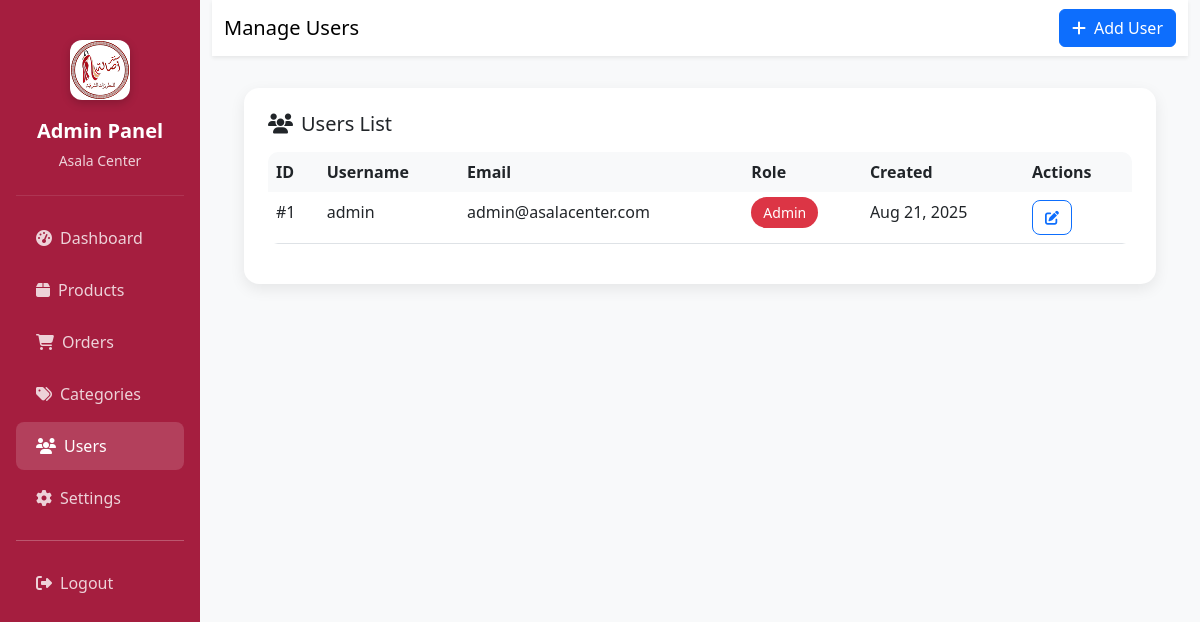
/users.php (signed in), run on the app's committed database.
### tables this page shows
CREATE TABLE `users` (
  `id` int(11) NOT NULL,
  `username` varchar(50) NOT NULL,
  `email` varchar(100) NOT NULL,
  `password` varchar(255) NOT NULL,
  `role` enum('admin','user') NOT NULL DEFAULT 'user',
  `created_at` timestamp NOT NULL DEFAULT current_timestamp(),
  `updated_at` timestamp NOT NULL DEFAULT current_timestamp() ON UPDATE current_timestamp()
);

### database.php (called while the page is built, shortened)
<?php
class Database {
    private static $instance = null;
    private $connection;
    private function __construct() {
        try {
            $dsn = "mysql:host=" . DB_HOST . ";dbname=" . DB_NAME . ";charset=utf8mb4";
            $this->connection = new PDO($dsn, DB_USER, DB_PASS, [
                PDO::ATTR_ERRMODE => PDO::ERRMODE_EXCEPTION,
                PDO::ATTR_DEFAULT_FETCH_MODE => PDO::FETCH_ASSOC,
                PDO::ATTR_EMULATE_PREPARES => false
            ]);
        } catch (PDOException $e) {
            die("Database connection failed: " . $e->getMessage());
        }
    }
    public static function getInstance() {
        if (self::$instance === null) {
            self::$instance = new self();
        }
        return self::$instance;
    }
    public function query($sql, $params = []) {
        try {
            $stmt = $this->connection->prepare($sql);
            $stmt->execute($params);
            return $stmt;
        } catch (PDOException $e) {
            throw new Exception("Query failed: " . $e->getMessage());
        }
    }
}
?>

### users.php (the view, shortened to what this page needs)
<?php
require_once '../config/database.php';
try {
    $db = Database::getInstance();
    $stmt = $db->query("SELECT * FROM users ORDER BY created_at DESC");
    $users = $stmt->fetchAll();
} catch (Exception $e) {
    $error = 'Database error: ' . $e->getMessage();
    $users = [];
}
?>
<!DOCTYPE html>
<html lang="en">
<head>
    <link href="https://cdn.jsdelivr.net/npm/bootstrap@5.3.0/dist/css/bootstrap.min.css" rel="stylesheet">
    <link rel="stylesheet" href="https://cdnjs.cloudflare.com/ajax/libs/font-awesome/6.4.0/css/all.min.css">
</head>
<body>
    <div class="container-fluid">
        <div class="row">
            <div class="col-md-3 col-lg-2 px-0">
                <div class="sidebar p-3">
                    <div class="sidebar-header">
                        <div class="sidebar-logo">
                            <img src="../assets/images/logo.png" alt="Asala Center" onerror="this.style.display='none'; this.parentNode.innerHTML='<div style=\'width:100%;height:100%;background:#A51E3F;border-radius:12px;display:flex;align-items:center;justify-content:center;color:white;font-weight:600;font-size:1.2rem;\'>AC</div>'">
                        </div>
                        <div class="sidebar-title">Admin Panel</div>
                        <div class="sidebar-subtitle">Asala Center</div>
                    </div>
                    <nav class="nav flex-column">
                        <a class="nav-link" href="index.php">
                            <i class="fas fa-tachometer-alt me-2"></i>Dashboard
                        </a>
                        <a class="nav-link" href="products.php">
                            <i class="fas fa-box me-2"></i>Products
                        </a>
                        <a class="nav-link" href="orders.php">
                            <i class="fas fa-shopping-cart me-2"></i>Orders
                        </a>
                        <a class="nav-link" href="categories.php">
                            <i class="fas fa-tags me-2"></i>Categories
                        </a>
                        <a class="nav-link active" href="users.php">
                            <i class="fas fa-users me-2"></i>Users
                        </a>
                        <a class="nav-link" href="settings.php">
                            <i class="fas fa-cog me-2"></i>Settings
                        </a>
                        <hr class="my-3">
                        <a class="nav-link" href="logout.php">
                            <i class="fas fa-sign-out-alt me-2"></i>Logout
                        </a>
                    </nav>
                </div>
            </div>
            <div class="col-md-9 col-lg-10">
                <nav class="navbar navbar-expand-lg navbar-light bg-white shadow-sm">
                    <div class="container-fluid">
                        <span class="navbar-brand">Manage Users</span>
                        <div class="navbar-nav ms-auto">
                            <button class="btn btn-primary" data-bs-toggle="modal" data-bs-target="#addUserModal">
                                <i class="fas fa-plus me-2"></i>Add User
                            </button>
                        </div>
                    </div>
                </nav>
                <div class="main-content">
                    <div class="content-card">
                        <h5 class="mb-3">
                            <i class="fas fa-users me-2"></i>Users List
                        </h5>
                        <div class="table-responsive">
                            <table class="table table-hover">
                                <thead>
                                    <tr>
                                        <th>ID</th>
                                        <th>Username</th>
                                        <th>Email</th>
                                        <th>Role</th>
                                        <th>Created</th>
                                        <th>Actions</th>
                                    </tr>
                                </thead>
                                <tbody>
                                    <?php if (empty($users)): ?>
                                        <tr>
                                            <td colspan="6" class="text-center py-4">
                                                <i class="fas fa-users fa-2x text-muted mb-2"></i>
                                                <p class="text-muted">No users found</p>
                                            </td>
                                        </tr>
                                    <?php else: ?>
                                        <?php foreach ($users as $user): ?>
                                            <tr>
                                                                                                 <td>#<?= $user['id'] ?? 'N/A' ?></td>
                                                 <td><?= htmlspecialchars($user['username'] ?? 'N/A') ?></td>
                                                 <td><?= htmlspecialchars($user['email'] ?? 'N/A') ?></td>
                                                                                                 <td>
                                                     <span class="role-badge role-<?= $user['role'] ?? 'user' ?>">
                                                         <?= ucfirst($user['role'] ?? 'user') ?>
                                                     </span>
                                                 </td>
                                                 <td><?= $user['created_at'] ? date('M d, Y', strtotime($user['created_at'])) : 'N/A' ?></td>
                                                <td>
                                                    <button class="btn btn-sm btn-outline-primary" onclick="editUser(<?= htmlspecialchars(json_encode($user)) ?>)">
                                                        <i class="fas fa-edit"></i>
                                                    </button>
                                                </td>
                                            </tr>
                                        <?php endforeach; ?>
                                    <?php endif; ?>
                                </tbody>
                            </table>
                        </div>
                    </div>
                </div>
            </div>
        </div>
    </div>
</body>
</html>

### users.php (style rules this page uses)
body { background-color: #f8f9fa; }
.sidebar { background: #A51E3F; min-height: 100vh; color: white; }
.sidebar .nav-link { color: rgba(255,255,255,0.8); padding: 12px 20px; border-radius: 8px; margin: 2px 0; transition: all 0.3s ease; }
.sidebar .nav-link:hover, .sidebar .nav-link.active { color: white; background: rgba(255,255,255,0.15); }
.sidebar-header { text-align: center; padding: 1.5rem 1rem; border-bottom: 1px solid rgba(255,255,255,0.1); margin-bottom: 1rem; }
.sidebar-logo { width: 60px; height: 60px; margin: 0 auto 1rem; border-radius: 12px; overflow: hidden; box-shadow: 0 3px 10px rgba(0,0,0,0.2); background: white; display: flex; align-items: center; justify-content: center; }
.sidebar-logo img { width: 100%; height: 100%; object-fit: cover; }
.sidebar-title { font-size: 1.25rem; font-weight: 600; margin-bottom: 0.25rem; }
.sidebar-subtitle { font-size: 0.875rem; opacity: 0.8; }
.main-content { padding: 2rem; }
.content-card { background: white; border-radius: 15px; padding: 1.5rem; box-shadow: 0 5px 15px rgba(0,0,0,0.08); margin-bottom: 1.5rem; }
.table { border-radius: 10px; overflow: hidden; }
.table th { background: #f8f9fa; border: none; font-weight: 600; }
.btn-sm { border-radius: 8px; padding: 0.375rem 0.75rem; }
.role-badge { padding: 0.375rem 0.75rem; border-radius: 20px; font-size: 0.875rem; font-weight: 500; }
.role-admin { background-color: #dc3545; color: white; }

### data on the page
users: id "1", username "admin", email "admin@asalacenter.com", role "Admin", created_at "Aug 21, 2025"
